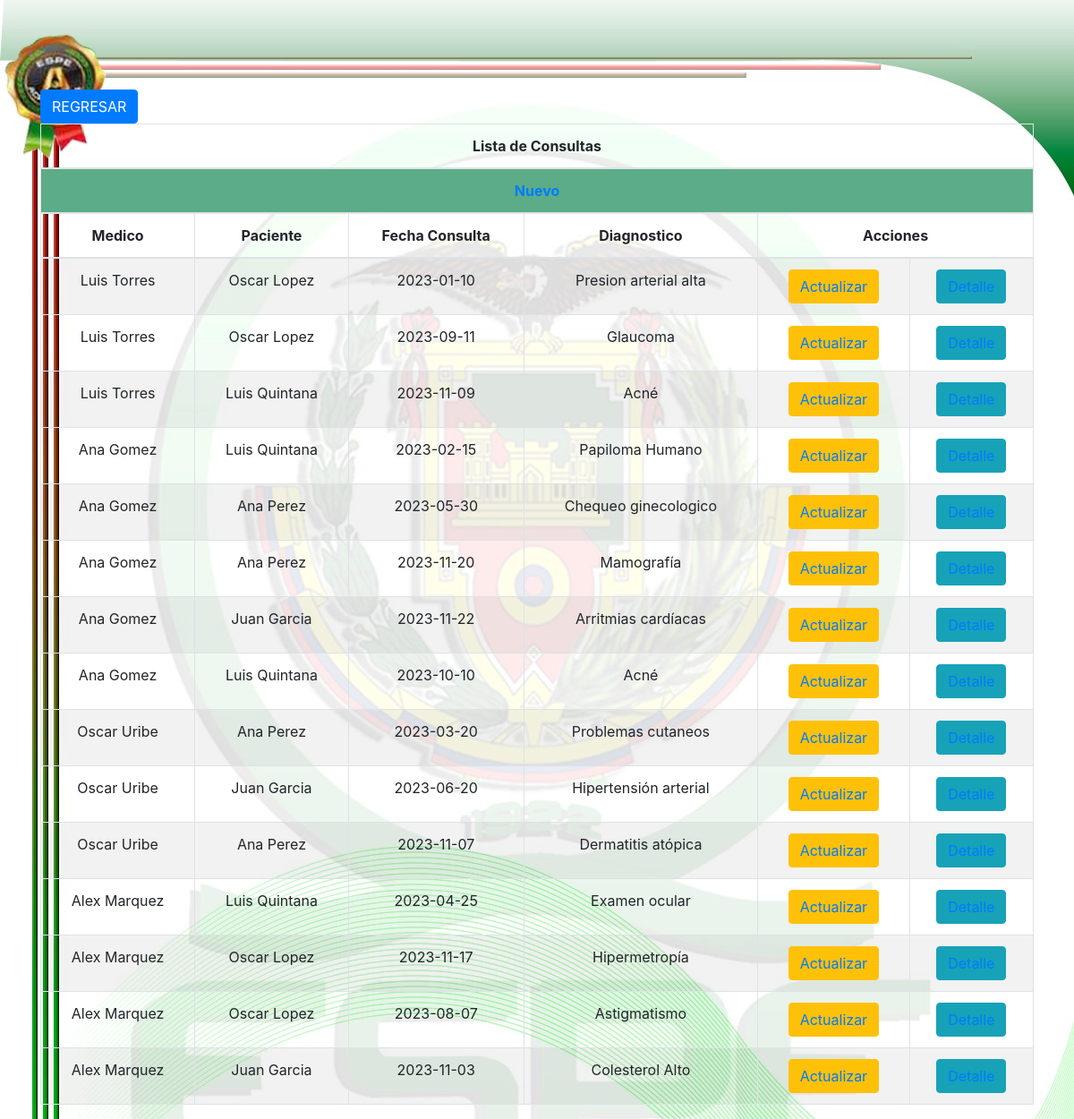
Page /class/consultas1.php (signed in) on the committed database.
### tables this page shows
CREATE TABLE `consultas` (
  `IdConsulta` int(11) NOT NULL,
  `IdMedico` int(11) NOT NULL,
  `IdPaciente` int(11) NOT NULL,
  `FechaConsulta` date NOT NULL,
  `HI` time NOT NULL,
  `HF` time NOT NULL,
  `Diagnostico` text NOT NULL
);

CREATE TABLE `pacientes` (
  `IdPaciente` int(11) NOT NULL,
  `IdUsuario` int(11) NOT NULL,
  `Nombre` varchar(50) NOT NULL,
  `Cedula` int(10) UNSIGNED NOT NULL,
  `Edad` int(10) UNSIGNED NOT NULL,
  `Genero` varchar(50) NOT NULL,
  `Estatura (cm)` int(10) UNSIGNED NOT NULL,
  `Peso (kg)` float UNSIGNED NOT NULL,
  `Foto` varchar(20) NOT NULL
);

CREATE TABLE `medicos` (
  `IdMedico` int(11) NOT NULL,
  `Nombre` varchar(50) NOT NULL,
  `Especialidad` int(11) NOT NULL,
  `IdUsuario` int(11) NOT NULL,
  `Foto` varchar(20) NOT NULL
);

### class/class.consultas1.php (the view, shortened to what this page needs)
<?php
class consultas
{
    private $con;
    function __construct($cn)
    {
        $this->con = $cn;
    }
    public function get_list()
    {
        $d_new = "new/0";
        $d_new_final = base64_encode($d_new);
        $html = '
        <div class="container">
		<form action="../login/recursos/index1.php" method="get">
            <th colspan="2"><input type="submit" class="btn btn-primary" name="" value="REGRESAR"></th>
        </form>
        <table class="table table-bordered text-center table-striped" align="center">
                <thead>
                    <tr class= "active">
                        <th colspan="9" >Lista de Consultas</th>
                    </tr>
                    <tr>
                        <th colspan="9" class="text-center" style="background-color: #5BAC87;"><a href="consultas.php?d=' . $d_new_final . '">Nuevo</a></th>
                    </tr>
                    <tr>
                        <th>Medico</th>
                        <th>Paciente</th>
                        <th>Fecha Consulta</th>
                        <th>Diagnostico</th>
                        <th colspan="6">Acciones</th>
                    </tr>
                </thead>
            <tbody>
        </div>';
        $sql = "SELECT c.IdConsulta, p.Nombre AS nombrepaciente , m.Nombre AS nombremedico, c.FechaConsulta, c.HI, c.HF, c.Diagnostico FROM consultas c
		INNER JOIN pacientes p ON (c.IdPaciente=p.IdPaciente) INNER JOIN medicos m ON (c.IdMedico=m.IdMedico);";
        $res = $this->con->query($sql);
        while ($row = $res->fetch_assoc()) {
            $d_del = "del/" . $row['IdConsulta'];
            $d_act = "act/" . $row['IdConsulta'];
            $d_act_final = base64_encode($d_act);
            $d_det = "det/" . $row['IdConsulta'];
            $d_det_final = base64_encode($d_det);
            $html .= '
            <tr>
                <td>' . $row['nombrepaciente'] . '</td>
                <td>' . $row['nombremedico'] . '</td>
                <td>' . $row['FechaConsulta'] . '</td>
                <td>' . $row['Diagnostico'] . '</td>
                <td class="text-center"><button class="btn btn-warning"><a href="consultas.php?d=' . $d_act_final . '">Actualizar</a></button></td>
                <td class="text-center"><button class="btn btn-info"><a href="consultas.php?d=' . $d_det_final . '">Detalle</a></button></td>
            </tr>';
        }
        $html .= '</table>';
        return $html;
    }
}

### class/consultas1.php (shortened to what this page needs)
<!DOCTYPE html PUBLIC "-//W3C//DTD XHTML 1.0 Strict//EN"
	"http://www.w3.org/TR/xhtml1/DTD/xhtml1-strict.dtd">
<html xmlns="http://www.w3.org/1999/xhtml" xml:lang="en" lang="en">
<head>
	<link rel="stylesheet" href="https://stackpath.bootstrapcdn.com/bootstrap/4.3.1/css/bootstrap.min.css">
</head>
</head>
<body>
	<?php
		include_once("class.consultas1.php");
		$cn = conectar();
		$v = new consultas($cn);
		if(isset($_GET['d'])){
			$dato = base64_decode($_GET['d']);
			$tmp = explode("/", $dato);
			$op = $tmp[0];
			$id = $tmp[1];
			if($op == "del"){
				echo $v->delete_consultas($id);
			}elseif($op == "det"){
				echo $v->get_detail_consultas($id);
			}elseif($op == "new"){
				echo $v->get_form();
			}elseif($op == "act"){
				echo $v->get_form($id);
			}
		}else{
			if(isset($_POST['Guardar']) && $_POST['op']=="new"){
				$v->save_consultas();
			}elseif(isset($_POST['Guardar']) && $_POST['op']=="update"){
				$v->update_consultas();
			}else{
				echo $v->get_list();
			}
		}
		function conectar(){
			$c = new mysqli(SERVER,USER,PASS,BD);
			$c->set_charset("utf8");
			return $c;
		}
	?>
</body>
</html>

### class/consultas1.php (style rules this page uses)
body { width: 100%; float: left; background-image: url(../imagenes/fondo.jpg); background-repeat: no-repeat; background-size: cover; padding-top: 100px; }

### rows in the picture
consultas: IdPaciente.Nombre "Luis Torres", IdMedico.Nombre "Oscar Lopez", FechaConsulta "2023-01-10", Diagnostico "Presion arterial alta"
consultas: IdPaciente.Nombre "Luis Torres", IdMedico.Nombre "Oscar Lopez", FechaConsulta "2023-09-11", Diagnostico "Glaucoma"
consultas: IdPaciente.Nombre "Luis Torres", IdMedico.Nombre "Luis Quintana", FechaConsulta "2023-11-09", Diagnostico "Acné"
consultas: IdPaciente.Nombre "Ana Gomez", IdMedico.Nombre "Luis Quintana", FechaConsulta "2023-02-15", Diagnostico "Papiloma Humano"
consultas: IdPaciente.Nombre "Ana Gomez", IdMedico.Nombre "Ana Perez", FechaConsulta "2023-05-30", Diagnostico "Chequeo ginecologico"
consultas: IdPaciente.Nombre "Ana Gomez", IdMedico.Nombre "Ana Perez", FechaConsulta "2023-11-20", Diagnostico "Mamografía"
consultas: IdPaciente.Nombre "Ana Gomez", IdMedico.Nombre "Juan Garcia", FechaConsulta "2023-11-22", Diagnostico "Arritmias cardíacas"
consultas: IdPaciente.Nombre "Ana Gomez", IdMedico.Nombre "Luis Quintana", FechaConsulta "2023-10-10", Diagnostico "Acné"
consultas: IdPaciente.Nombre "Oscar Uribe", IdMedico.Nombre "Ana Perez", FechaConsulta "2023-03-20", Diagnostico "Problemas cutaneos"
consultas: IdPaciente.Nombre "Oscar Uribe", IdMedico.Nombre "Juan Garcia", FechaConsulta "2023-06-20", Diagnostico "Hipertensión arterial"
consultas: IdPaciente.Nombre "Oscar Uribe", IdMedico.Nombre "Ana Perez", FechaConsulta "2023-11-07", Diagnostico "Dermatitis atópica"
consultas: IdPaciente.Nombre "Alex Marquez", IdMedico.Nombre "Luis Quintana", FechaConsulta "2023-04-25", Diagnostico "Examen ocular"
consultas: IdPaciente.Nombre "Alex Marquez", IdMedico.Nombre "Oscar Lopez", FechaConsulta "2023-11-17", Diagnostico "Hipermetropía"
consultas: IdPaciente.Nombre "Alex Marquez", IdMedico.Nombre "Oscar Lopez", FechaConsulta "2023-08-07", Diagnostico "Astigmatismo"
consultas: IdPaciente.Nombre "Alex Marquez", IdMedico.Nombre "Juan Garcia", FechaConsulta "2023-11-03", Diagnostico "Colesterol Alto"
